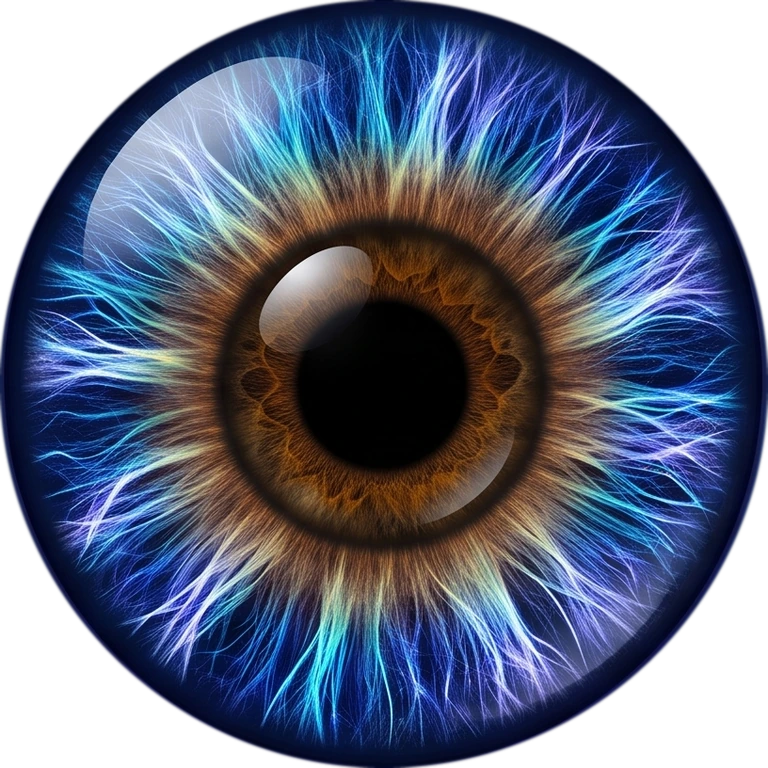
#> input picture docs/master/eye/seema_eye_source.webp, 768 x 768 px
$ python make_eye_layers.py seema_eye_source.webp out.png seema_eye_source.webp
#> lines starting #> are read from the running program, lines starting #| are printed output that depends on the picture
# Makes the two eye layers from the approved iris render:
#   python3 make_eye_layers.py app/src/main/res/drawable-nodpi <preview dir> docs/master/eye/seema_eye_source.webp
# seema_eye_fibres.webp: only the blue fibres (the centre filled with them), still, filling the almond.
# seema_eye_core.webp: the pupil and hazel collar with a soft edge, the part that moves.
import numpy as np, sys
from PIL import Image
res = sys.argv[1]
src = np.asarray(Image.open(sys.argv[3] if len(sys.argv) > 3 else f"{res}/seema_eye.webp").convert("RGBA")).astype(np.float32)
n = src.shape[0]; R = n / 2.0; c = (n - 1) / 2.0
#> after `n = src.shape[0]`: n = 768
#> after `R = n / 2.0`: R = 384
#> after `c = (n - 1) / 2.0`: c = 383.5
yy, xx = np.mgrid[0:n, 0:n].astype(np.float32)
dx, dy = xx - c, yy - c
r = np.hypot(dx, dy) / R
ang = np.arctan2(dy, dx)

def sample(img, x, y):
    x = np.clip(x, 0, n - 1); y = np.clip(y, 0, n - 1)
#> after `y = np.clip(y, 0, n - 1)`:
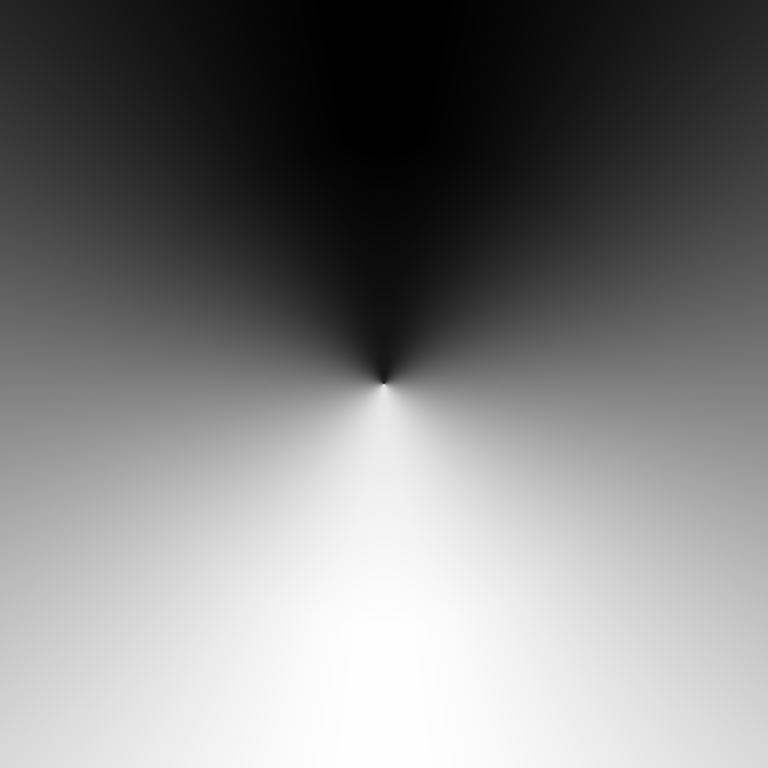
#> y: shape (768, 768) float32; min 68.62, max 698.4, mean 383.5; drawn with min black and max white
    x0 = np.floor(x).astype(int); y0 = np.floor(y).astype(int)
    x1 = np.clip(x0 + 1, 0, n - 1); y1 = np.clip(y0 + 1, 0, n - 1)
    fx = (x - x0)[..., None]; fy = (y - y0)[..., None]
#> after `fy = (y - y0)[..., None]`:
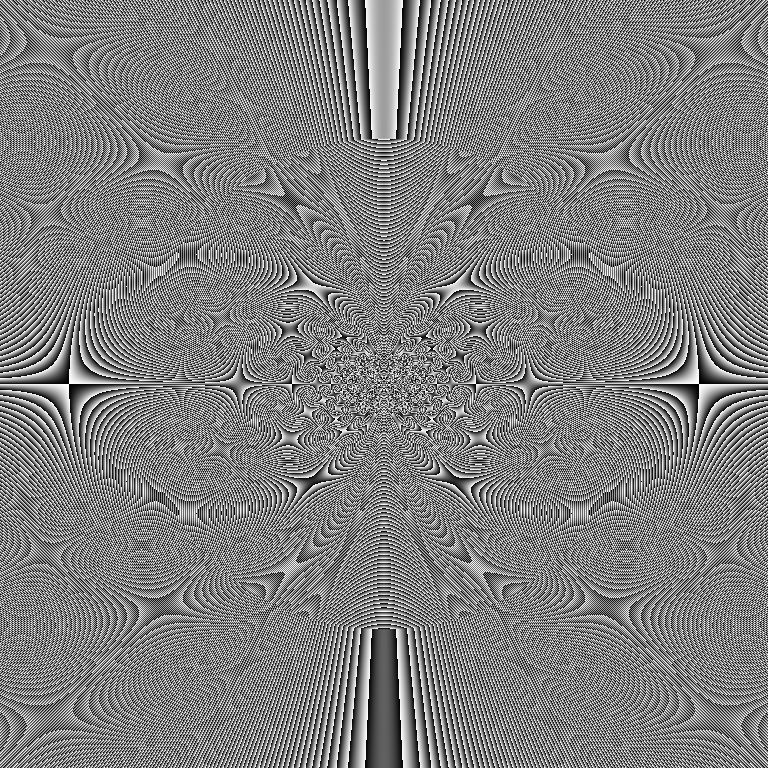
#> fy: shape (768, 768, 1) float64; min 0, max 1, mean 0.5
    a = img[y0, x0] * (1 - fx) + img[y0, x1] * fx
    b = img[y1, x0] * (1 - fx) + img[y1, x1] * fx
    return a * (1 - fy) + b * fy
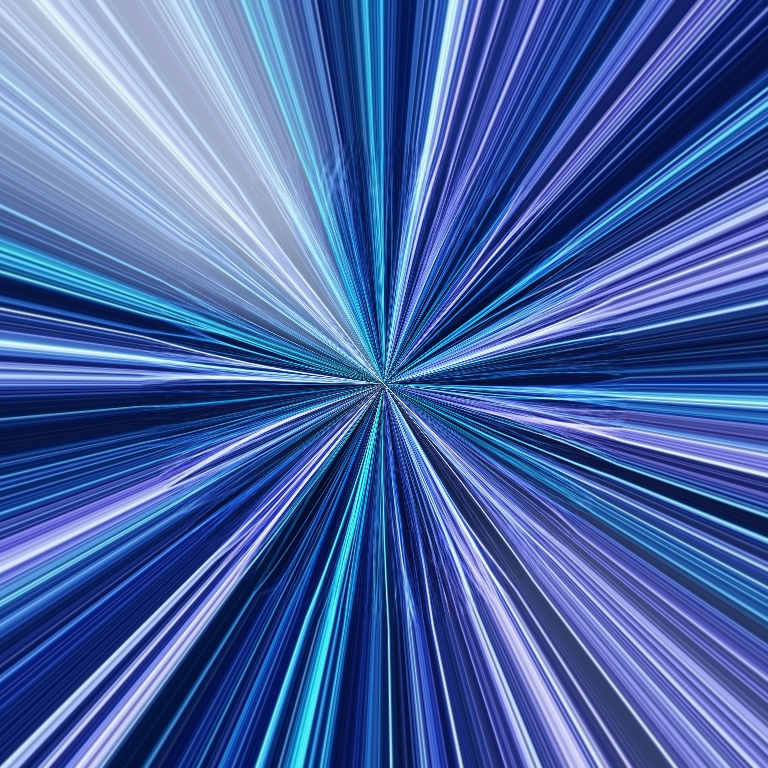
#> returned value: shape (768, 768, 4) float64; mean of channels 0, 1, 2, 3 71.9, 101.1, 165.7, 255; drawn as R, G, B

# 1. Fibres only: inside 0.64 R the blue fibres of 0.64..0.82 R are drawn inward along the same angle.
HOLE, FROM, TO = 0.64, 0.64, 0.82
sr = FROM + (TO - FROM) * np.clip(r / HOLE, 0, 1) ** 0.85
fill = sample(src, c + np.cos(ang) * sr * R, c + np.sin(ang) * sr * R)
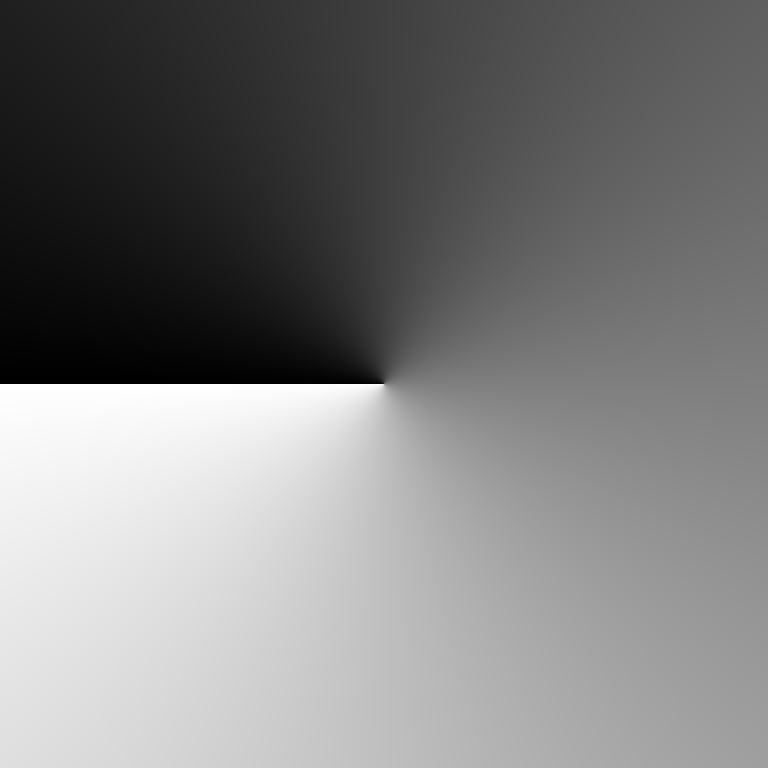
#> ang: shape (768, 768) float32; min -3.14, max 3.14, mean -7.12e-08; drawn with min black and max white
w = np.clip((HOLE + 0.04 - r) / 0.08, 0, 1)[..., None]   # blend 0.60..0.68
fib = src * (1 - w) + fill * w
fib[..., 3] = src[..., 3]
Image.fromarray(np.clip(fib, 0, 255).astype(np.uint8), "RGBA").save(f"{res}/seema_eye_fibres.webp", quality=90, method=6)

# 2. The moving centre: pupil + hazel collar, solid to 0.50 R, fading out by 0.62 R.
CORE = 0.62
a = np.clip((CORE - r) / (CORE - 0.50), 0, 1)
a = a * a * (3 - 2 * a)
core = src.copy(); core[..., 3] = src[..., 3] * a
#> after `core[..., 3] = src[..., 3] * a`:
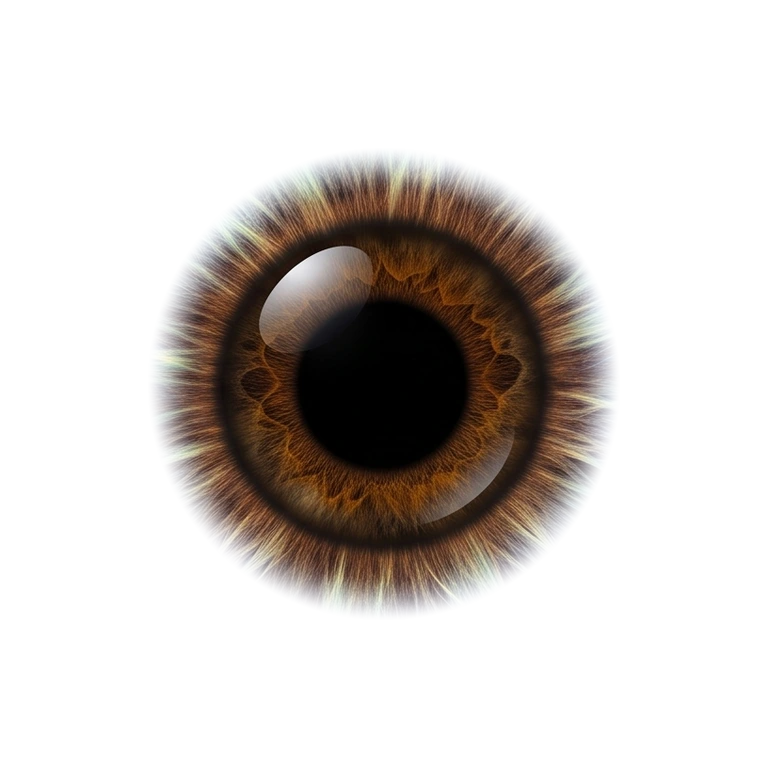
#> core: shape (768, 768, 4) float32; mean R, G, B, A 49.5, 58.4, 81.6, 63.1; transparent parts drawn white
k = int(round(CORE * R)); lo, hi = int(c - k), int(c + k) + 1
#> after `k = int(round(CORE * R))`: k = 238
#> after `lo, hi = (int(c - k), int(c + k) + 1)`: lo = 145; hi = 622
Image.fromarray(np.clip(core[lo:hi, lo:hi], 0, 255).astype(np.uint8), "RGBA").save(f"{res}/seema_eye_core.webp", quality=92, method=6)
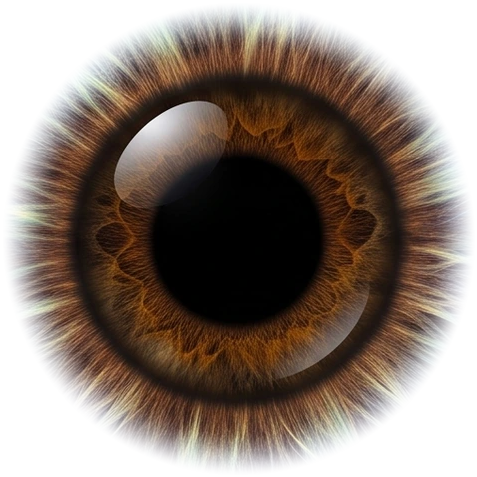
#> saved as seema_eye_core.webp: PIL image 477x477 RGBA; mean R, G, B, A 81.4, 76.9, 79.3, 163.1; transparent parts drawn white
print("core px", hi - lo, "of", n)
#| core px 477 of 768

# preview: core shifted right on the fibres
prev = Image.fromarray(np.clip(fib, 0, 255).astype(np.uint8), "RGBA")
cimg = Image.open(f"{res}/seema_eye_core.webp")
for i, sh in enumerate([0, 110, -110]):
    p = prev.copy(); p.alpha_composite(cimg, (lo + sh, lo)); p.save(f"{sys.argv[2]}/preview{i}.png")
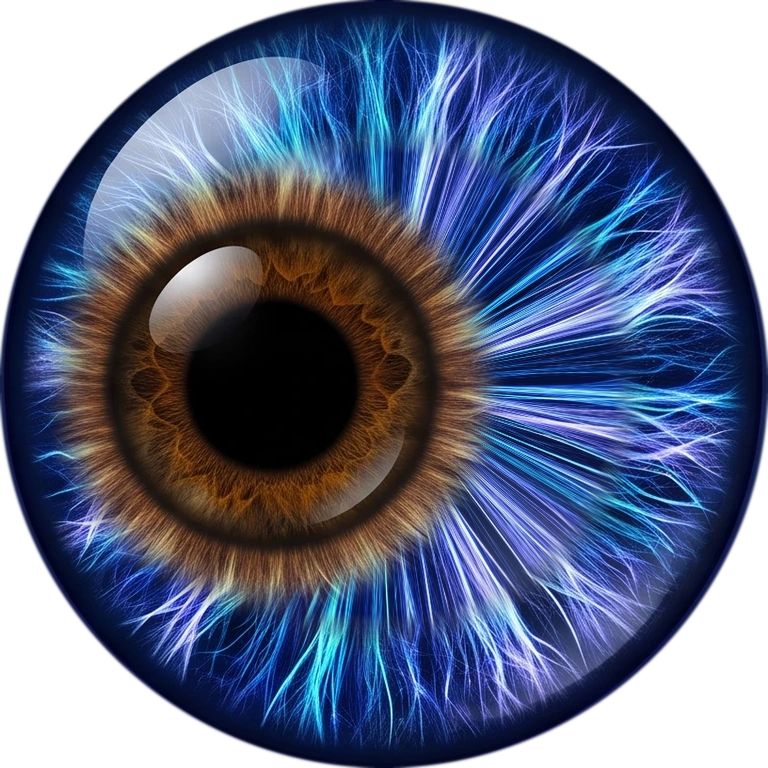
#> p: PIL image 768x768 RGBA; mean R, G, B, A 46.5, 55.9, 84.2, 200.3; transparent parts drawn white
